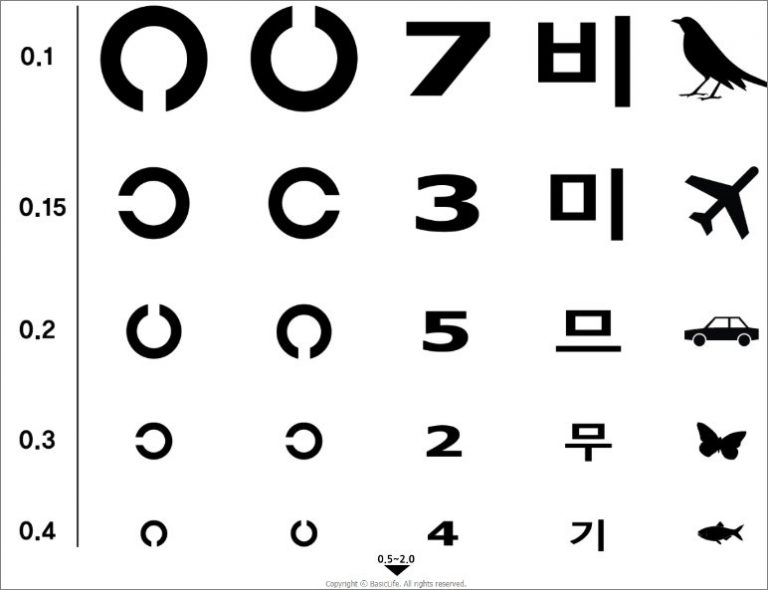
#> input picture _robotics/_materials/feature_extraction/target.png, 768 x 590 px
$ python feature_extraction.py
#> lines starting #> are read from the running program, lines starting #| are printed output that depends on the picture; after the words box and inside, x2 and y2 are one past the last pixel; in counts of white or black regions, pixels touching at a corner belong together
import cv2
import matplotlib.pyplot as plt
import time  # 시간 측정을 위한 모듈 추가


# 이미지 로드
img = cv2.imread('target.png', cv2.IMREAD_GRAYSCALE)
#> img: shape (590, 768); min 0, max 255, mean 229

# SIFT 특징 추출
start_time = time.time()  # 시작 시간 기록
sift = cv2.SIFT_create()
keypoints_sift, descriptors_sift = sift.detectAndCompute(img, None)
#> keypoints_sift = 557 keypoints; strongest (x, y, size): (37, 337, 2.8), (37, 538, 2.8), (39, 64, 2.8), (37, 447, 2.8)
sift_time = time.time() - start_time  # 소요 시간 계산
print(f"SIFT 특징 개수: {len(keypoints_sift)}, 계산 시간: {sift_time:.4f}초")
#| SIFT 특징 개수: 557, 계산 시간: 0.0937초
print("SIFT Descriptors:")
print(descriptors_sift)  # SIFT descriptor 출력
#> (printed output is left out)

# ORB 특징 추출
start_time = time.time()  # 시작 시간 기록
orb = cv2.ORB_create()
keypoints_orb, descriptors_orb = orb.detectAndCompute(img, None)
#> keypoints_orb = 500 keypoints; strongest (x, y, size): (59, 212, 31), (36, 215, 31), (574, 435, 64.3), (308, 441, 111.1)
orb_time = time.time() - start_time  # 소요 시간 계산
print(f"ORB 특징 개수: {len(keypoints_orb)}, 계산 시간: {orb_time:.4f}초")
#| ORB 특징 개수: 500, 계산 시간: 0.0054초
print("ORB Descriptors:")
print(descriptors_orb)  # ORB descriptor 출력
#> (printed output is left out)

# A-KAZE 특징 추출
start_time = time.time()  # 시작 시간 기록
akaze = cv2.AKAZE_create()
keypoints_akaze, descriptors_akaze = akaze.detectAndCompute(img, None)
#> keypoints_akaze = 1025 keypoints; strongest (x, y, size): (573, 197, 16.1), (460, 338, 11.4), (432, 321, 11.4), (423, 182, 8.1)
akaze_time = time.time() - start_time  # 소요 시간 계산
print(f"A-KAZE 특징 개수: {len(keypoints_akaze)}, 계산 시간: {akaze_time:.4f}초")
#| A-KAZE 특징 개수: 1025, 계산 시간: 0.0403초
print("A-KAZE Descriptors:")
print(descriptors_akaze)  # A-KAZE descriptor 출력
#> (printed output is left out)

# 특징 시각화 (점으로 표현)
img_sift = cv2.drawKeypoints(img, keypoints_sift, None, flags=cv2.DRAW_MATCHES_FLAGS_DRAW_RICH_KEYPOINTS)
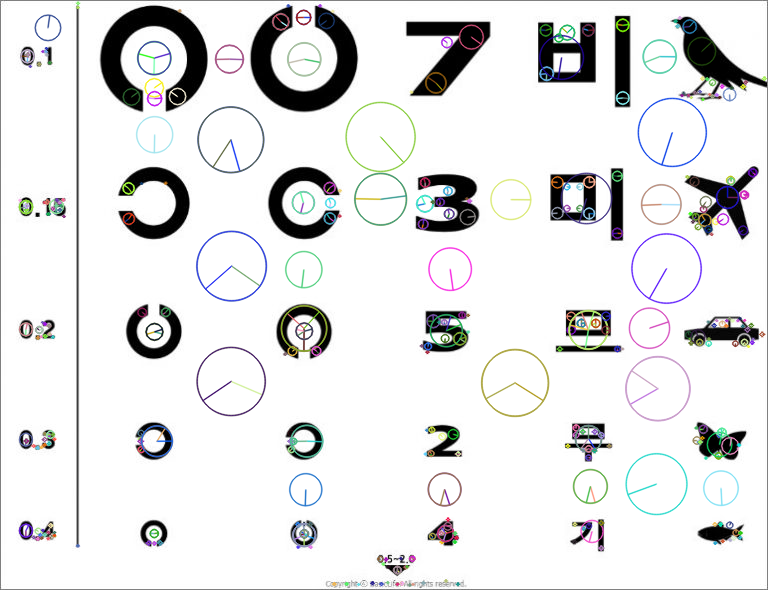
#> img_sift: shape (590, 768, 3); mean of channels 0, 1, 2 228, 227.6, 227.3; drawn as B, G, R
img_orb = cv2.drawKeypoints(img, keypoints_orb, None, flags=cv2.DRAW_MATCHES_FLAGS_DRAW_RICH_KEYPOINTS)
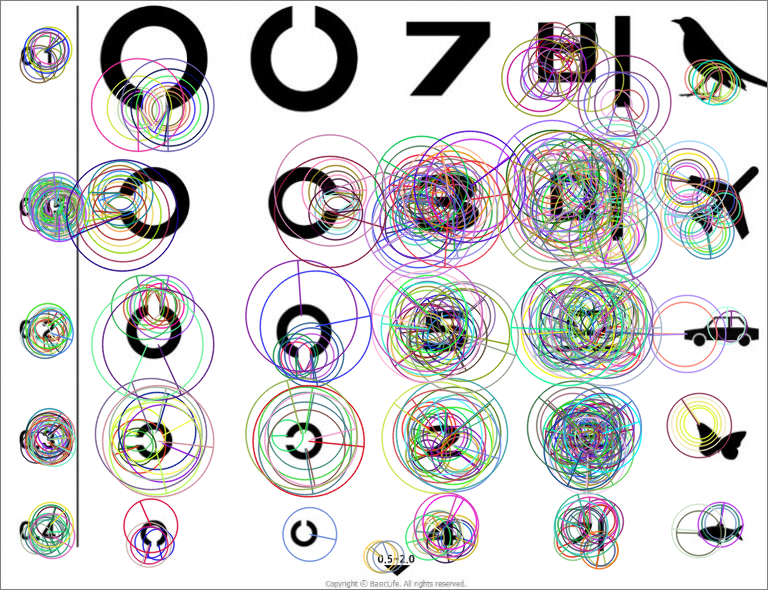
#> img_orb: shape (590, 768, 3); mean of channels 0, 1, 2 210.8, 210.4, 211; drawn as B, G, R
img_akaze = cv2.drawKeypoints(img, keypoints_akaze, None, flags=cv2.DRAW_MATCHES_FLAGS_DRAW_RICH_KEYPOINTS)
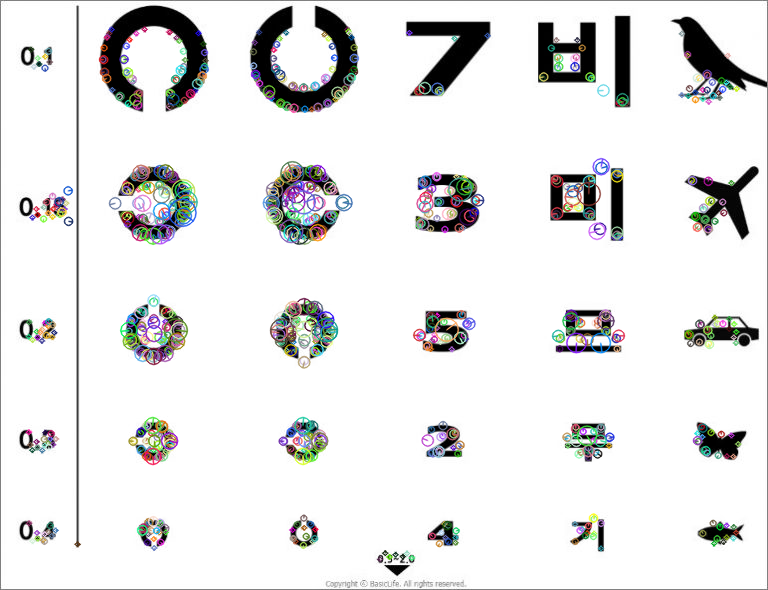
#> img_akaze: shape (590, 768, 3); mean of channels 0, 1, 2 229, 229, 228.9; drawn as B, G, R

# Descriptor의 처음 10개를 큰 점으로 표현
for i in range(min(10, len(keypoints_sift))):
    x, y = int(keypoints_sift[i].pt[0]), int(keypoints_sift[i].pt[1])
    cv2.circle(img_sift, (x, y), 9, (0, 255, 0), -1)  # SIFT descriptor 점 크기 증가
#> this loop made 10 passes
#> (x, y) on passes 1 to 10: (19, 199), (25, 439), (25, 530), (25, 530), (25, 328), (25, 328), (25, 206), (25, 206), (25, 206), (25, 206)
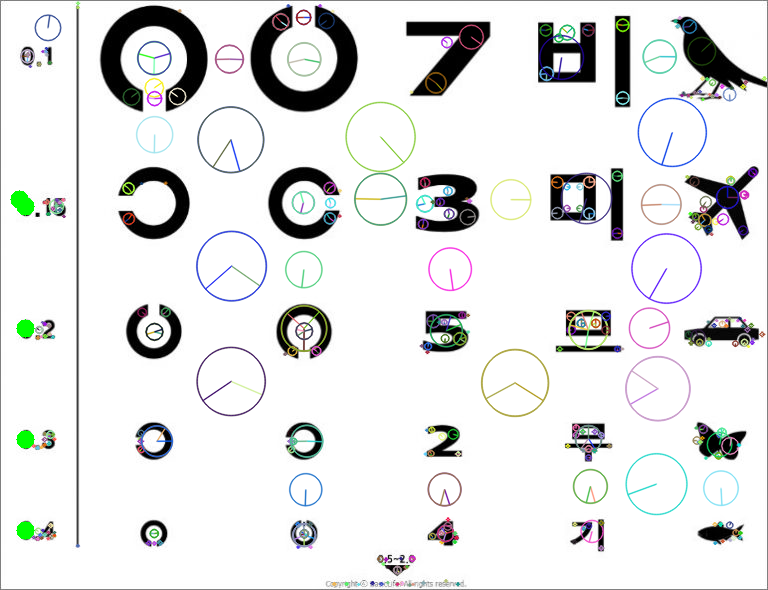
#> img_sift: shape (590, 768, 3); 0.26% of pixels changed, all inside (x1, y1, x2, y2) = (10, 190, 35, 540); drawn as B, G, R

for i in range(min(10, len(keypoints_orb))):
    x, y = int(keypoints_orb[i].pt[0]), int(keypoints_orb[i].pt[1])
    cv2.circle(img_orb, (x, y), 9, (0, 255, 0), -1)  # ORB descriptor 점 크기 증가
#> this loop made 10 passes
#> (x, y) on passes 1 to 10: (55, 199), (557, 347), (50, 325), (43, 535), (567, 334), (39, 63), (43, 336), (61, 210), (36, 337), (456, 537)
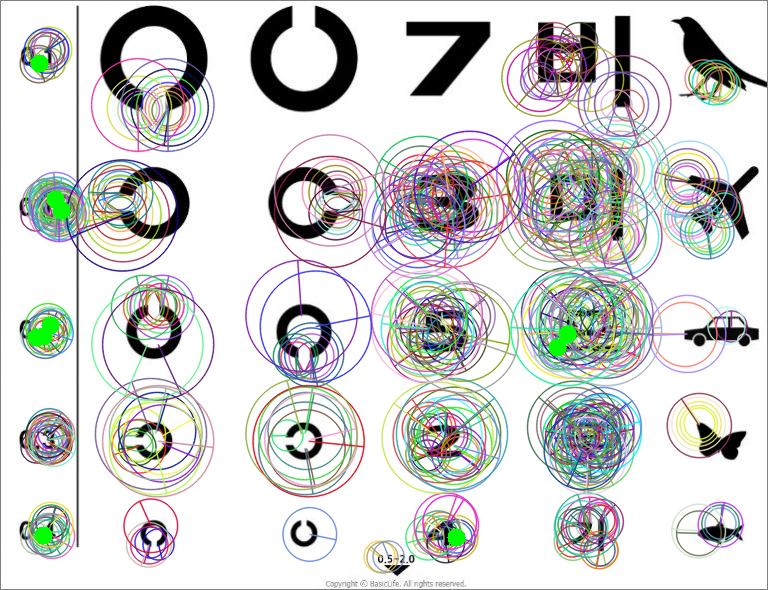
#> img_orb: shape (590, 768, 3); 0.51% of pixels changed, all inside (x1, y1, x2, y2) = (27, 54, 577, 547); drawn as B, G, R

for i in range(min(10, len(keypoints_akaze))):
    x, y = int(keypoints_akaze[i].pt[0]), int(keypoints_akaze[i].pt[1])
    cv2.circle(img_akaze, (x, y), 9, (0, 255, 0), -1)  # A-KAZE descriptor 점 크기 증가
#> this loop made 10 passes
#> (x, y) on passes 1 to 10: (111, 29), (144, 28), (346, 29), (168, 31), (347, 30), (169, 31), (258, 31), (285, 32), (408, 32), (135, 33)
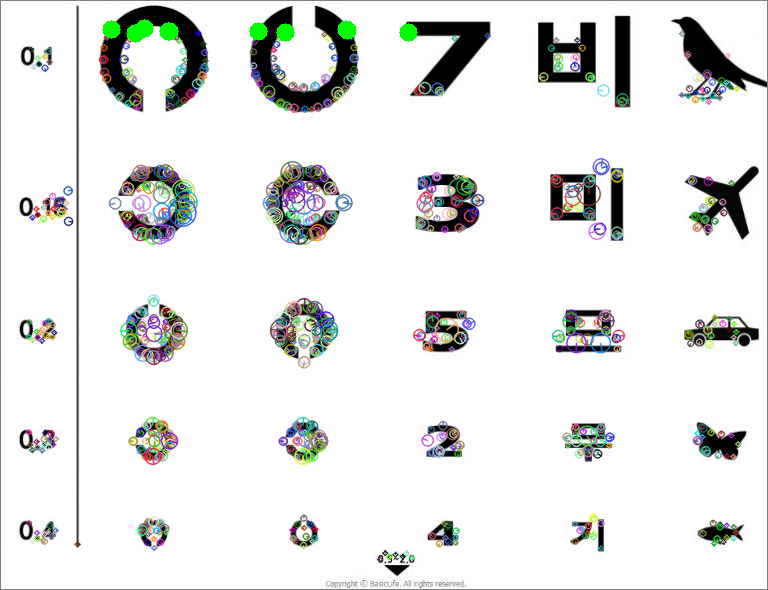
#> img_akaze: shape (590, 768, 3); 0.44% of pixels changed, all inside (x1, y1, x2, y2) = (102, 19, 418, 43); drawn as B, G, R

# 결과 출력
plt.figure(figsize=(15, 5))
plt.subplot(1, 3, 1)
plt.imshow(img_sift, cmap='gray')
plt.title('SIFT Keypoints with Descriptors')
plt.axis('off')

plt.subplot(1, 3, 2)
plt.imshow(img_orb, cmap='gray')
plt.title('ORB Keypoints with Descriptors')
plt.axis('off')

plt.subplot(1, 3, 3)
plt.imshow(img_akaze, cmap='gray')
plt.title('A-KAZE Keypoints with Descriptors')
plt.axis('off')

plt.show()
